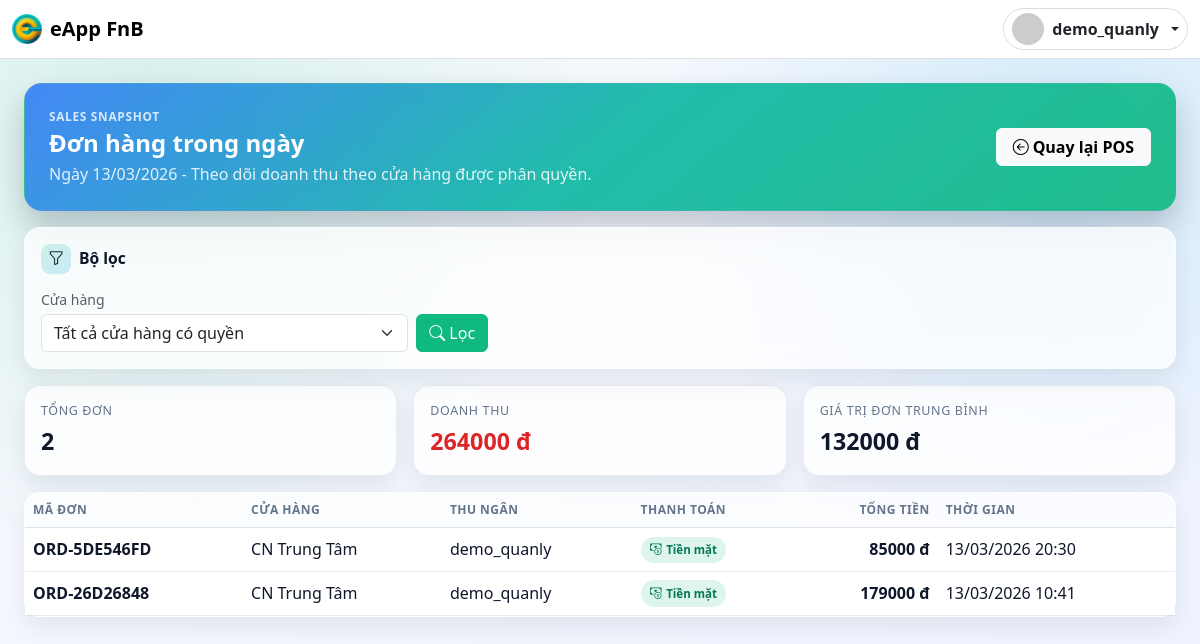
Page /orders/today/ (signed in) on the committed database.
### App_Accounts/models.py (models this page shows, shortened)
class User(AbstractUser):
    class Role(models.TextChoices):
        MANAGER = 'MANAGER', 'Manager'
        STAFF = 'STAFF', 'Staff'
    role = models.CharField(max_length=20, choices=Role.choices, default=Role.STAFF)
    tenant = models.ForeignKey(
        'App_Tenant.Tenant',
        on_delete=models.PROTECT,
        related_name='users',
        null=True,
        blank=True,
    )
    class Meta:
        constraints = [
            models.CheckConstraint(
                check=Q(role='STAFF') | Q(tenant__isnull=False),
                name='chk_manager_requires_tenant',
            ),
            models.UniqueConstraint(
                fields=['tenant'],
                condition=Q(role='MANAGER') & Q(tenant__isnull=False),
                name='uq_manager_per_tenant',
            ),
        ]
        indexes = [
            models.Index(fields=['tenant', 'role']),
        ]
    @property
    def is_manager(self):
        return self.role == self.Role.MANAGER

### App_Sales/models.py (models this page shows, shortened)
class Order(TimeStampedModel):
    class PaymentMethod(models.TextChoices):
        CASH = 'cash', 'Cash'
        CARD = 'card', 'Card/QR'
    class Status(models.TextChoices):
        COMPLETED = 'completed', 'Completed'
        CANCELLED = 'cancelled', 'Cancelled'
    tenant = models.ForeignKey('App_Tenant.Tenant', on_delete=models.PROTECT, related_name='orders')
    store = models.ForeignKey('App_Tenant.Store', on_delete=models.PROTECT, related_name='orders')
    cashier = models.ForeignKey(settings.AUTH_USER_MODEL, on_delete=models.PROTECT, related_name='orders')
    order_code = models.CharField(max_length=30, unique=True, editable=False)
    payment_method = models.CharField(max_length=20, choices=PaymentMethod.choices)
    status = models.CharField(max_length=20, choices=Status.choices, default=Status.COMPLETED)
    subtotal = models.DecimalField(max_digits=14, decimal_places=2)
    tax_rate = models.DecimalField(max_digits=5, decimal_places=4, default=0)
    tax_amount = models.DecimalField(max_digits=14, decimal_places=2)
    total_amount = models.DecimalField(max_digits=14, decimal_places=2)
    customer_paid = models.DecimalField(max_digits=14, decimal_places=2)
    change_amount = models.DecimalField(max_digits=14, decimal_places=2, default=0)
    class Meta:
        indexes = [
            models.Index(fields=['tenant', 'store', 'created_at']),
            models.Index(fields=['tenant', 'status', 'created_at']),
        ]
        ordering = ['-created_at']

### App_Tenant/models.py (models this page shows, shortened)
class Store(TimeStampedModel):
    tenant = models.ForeignKey(Tenant, on_delete=models.CASCADE, related_name='stores')
    name = models.CharField(max_length=150)
    slug = models.SlugField(max_length=120)
    address = models.CharField(max_length=255, blank=True)
    is_active = models.BooleanField(default=True)
    is_default = models.BooleanField(default=False)
    class Meta:
        ordering = ['tenant__name', 'name']
        constraints = [
            models.UniqueConstraint(fields=['tenant', 'slug'], name='uq_store_tenant_slug'),
            models.UniqueConstraint(
                fields=['tenant'],
                condition=Q(is_default=True),
                name='uq_default_store_per_tenant',
            ),
        ]
        indexes = [
            models.Index(fields=['tenant', 'is_active']),
        ]

### App_Sales/views.py (the view)
# urls.py: path('orders/today/', views.orders_today_page, name='orders_today'),
@login_required
@staff_or_manager_required
@require_GET
def orders_today_page(request):
    user = request.user
    stores_qs = get_user_accessible_stores(user)
    stores = list(stores_qs)
    today = timezone.localdate()
    tz = timezone.get_current_timezone()
    start_dt = timezone.make_aware(datetime.combine(today, time.min), tz)
    end_dt = timezone.make_aware(datetime.combine(today, time.max), tz)
    selected_store_id = (request.GET.get('store_id') or '').strip()
    orders = (
        Order.objects.filter(
            tenant=user.tenant,
            store__in=stores_qs,
            status=Order.Status.COMPLETED,
            created_at__gte=start_dt,
            created_at__lte=end_dt,
        )
        .select_related('store', 'cashier')
        .order_by('-created_at')
    )
    selected_store = None
    if selected_store_id.isdigit():
        selected_store = stores_qs.filter(id=int(selected_store_id)).first()
        if selected_store:
            orders = orders.filter(store=selected_store)
    total_orders = orders.count()
    total_revenue = orders.aggregate(total=Coalesce(Sum('total_amount'), Decimal('0')))['total'] or Decimal('0')
    avg_order = (total_revenue / total_orders) if total_orders else Decimal('0')
    return render(
        request,
        'App_Sales/orders_today.html',
        {
            'stores': stores,
            'selected_store_id': selected_store.id if selected_store else '',
            'today': today,
            'orders': orders,
            'total_orders': total_orders,
            'total_revenue': total_revenue,
            'avg_order': avg_order,
        },
    )

### App_Accounts/permissions.py (called while the page is built)
def role_required(roles):
    def decorator(view_func):
        @login_required
        @wraps(view_func)
        def _wrapped(request, *args, **kwargs):
            if request.user.role not in roles:
                raise PermissionDenied('Bạn không có quyền truy cập.')
            return view_func(request, *args, **kwargs)
        return _wrapped
    return decorator

### App_Core/context_processors.py (called while the page is built)
def core_context(request):
    return {
        'app_name': 'eApp FnB',
    }

### App_Tenant/services.py (called while the page is built)
def get_user_accessible_stores(user):
    if not user.is_authenticated or not user.tenant_id:
        return Store.objects.none()
    store_ids = UserStoreAccess.objects.filter(user=user).values_list('store_id', flat=True)
    return Store.objects.filter(id__in=store_ids, is_active=True).order_by('name')

### templates/App_Sales/orders_today.html (shortened to what this page needs)
{% extends 'App_Core/base.html' %}
{% block body_class %}orders-today-page{% endblock %}
{% block container_class %}container-fluid py-4 px-3 px-xl-4{% endblock %}
{% block content %}
<div class="orders-hero p-4 p-lg-4 mb-3">
    <div class="d-flex flex-column flex-lg-row justify-content-between align-items-lg-center gap-3">
        <div>
            <div class="kicker">Sales Snapshot</div>
            <h1 class="h4 fw-bold mb-1">Đơn hàng trong ngày</h1>
            <p class="sub">Ngày {{ today|date:'d/m/Y' }} - Theo dõi doanh thu theo cửa hàng được phân quyền.</p>
        </div>
        <div class="d-flex align-items-center gap-2">
            <a href="{% url 'App_Sales:pos' %}" class="btn btn-light fw-semibold px-3">
                <i class="bi bi-arrow-left-circle me-1"></i>Quay lại POS
            </a>
        </div>
    </div>
</div>
<div class="orders-glass p-3 mb-3">
    <h2 class="orders-title">
        <i class="bi bi-funnel"></i>
        Bộ lọc
    </h2>
    <form method="get" class="row g-2 align-items-end">
        <div class="col-12 col-md-4">
            <label class="form-label mb-1 small text-muted">Cửa hàng</label>
            <select class="form-select" name="store_id">
                <option value="">Tất cả cửa hàng có quyền</option>
            </select>
        </div>
        <div class="col-12 col-md-auto">
            <button class="btn btn-primary" type="submit">
                <i class="bi bi-search me-1"></i>Lọc
            </button>
        </div>
    </form>
</div>
<div class="row g-3 mb-3">
    <div class="col-12 col-md-4">
        <div class="orders-kpi-card p-3">
            <div class="label">Tổng đơn</div>
            <p class="value">{{ total_orders }}</p>
        </div>
    </div>
    <div class="col-12 col-md-4">
        <div class="orders-kpi-card p-3">
            <div class="label">Doanh thu</div>
            <p class="value revenue">{{ total_revenue|floatformat:0 }} đ</p>
        </div>
    </div>
    <div class="col-12 col-md-4">
        <div class="orders-kpi-card p-3">
            <div class="label">Giá trị đơn trung bình</div>
            <p class="value">{{ avg_order|floatformat:0 }} đ</p>
        </div>
    </div>
</div>
<div class="orders-glass orders-table-wrap">
    <div class="table-responsive">
        <table class="table align-middle mb-0">
            <thead>
                <tr>
                    <th>Mã đơn</th>
                    <th>Cửa hàng</th>
                    <th>Thu ngân</th>
                    <th>Thanh toán</th>
                    <th class="text-end">Tổng tiền</th>
                    <th>Thời gian</th>
                </tr>
            </thead>
            <tbody>
                {% for order in orders %}
                <tr>
                    <td class="fw-semibold">{{ order.order_code }}</td>
                    <td>{{ order.store.name }}</td>
                    <td>{{ order.cashier.username }}</td>
                    <td>
                        {% if order.payment_method == 'cash' %}
                        <span class="payment-pill cash"><i class="bi bi-cash-coin"></i>Tiền mặt</span>
                        {% else %}
                        <span class="payment-pill card"><i class="bi bi-credit-card-2-front"></i>Thẻ/QR</span>
                        {% endif %}
                    </td>
                    <td class="text-end fw-semibold">{{ order.total_amount|floatformat:0 }} đ</td>
                    <td>{{ order.created_at|date:'d/m/Y H:i' }}</td>
                </tr>
                {% empty %}
                <tr>
                    <td colspan="6" class="text-center text-muted py-4">Chưa có đơn hàng nào trong ngày.</td>
                </tr>
                {% endfor %}
            </tbody>
        </table>
    </div>
</div>
{% endblock %}

### templates/App_Core/base.html (shortened to what this page needs)
{% load static %}
<!DOCTYPE html>
<html lang="vi">
<head>
    <link href="https://cdn.jsdelivr.net/npm/bootstrap@5.3.2/dist/css/bootstrap.min.css" rel="stylesheet">
    <link rel="stylesheet" href="https://cdn.jsdelivr.net/npm/bootstrap-icons@1.11.1/font/bootstrap-icons.css">
</head>
<body class="bg-light {% block body_class %}{% endblock %}">
<nav class="navbar navbar-expand-lg bg-white border-bottom sticky-top">
    <div class="container-fluid">
        <a class="navbar-brand fw-bold d-flex align-items-center gap-2" href="{% if user.is_authenticated %}{% url 'App_Sales:pos' %}{% else %}{% url 'App_Accounts:login' %}{% endif %}">
            <img src="{% static 'images/logo/eapp.png' %}" alt="eApp FnB" style="height: 30px; width: 30px; object-fit: cover; border-radius: 6px;">
            <span>eApp FnB</span>
        </a>
        <div class="ms-auto d-flex align-items-center gap-2">
            <div class="dropdown">
                <button class="btn account-trigger dropdown-toggle d-flex align-items-center gap-2 px-2 py-1" type="button" data-bs-toggle="dropdown" aria-expanded="false">
                    {% if user.is_authenticated %}
                    <img src="https://ui-avatars.com/api/?name={{ user.username }}&background=0D8ABC&color=fff" class="rounded-circle" width="32" height="32" alt="Avatar">
                    <span class="fw-bold d-none d-lg-inline">{{ user.username }}</span>
                    {% else %}
                    <img src="https://ui-avatars.com/api/?name=Public&background=64748B&color=fff" class="rounded-circle" width="32" height="32" alt="Public">
                    <span class="fw-bold d-none d-lg-inline">Public</span>
                    {% endif %}
                </button>
            </div>
        </div>
    </div>
</nav>
<div class="{% block container_class %}container-fluid py-3{% endblock %}">
    {% block content %}{% endblock %}
</div>
<div id="toastContainer" class="toast-container position-fixed top-0 end-0 p-3" style="z-index:1081;"></div>
</body>
</html>

### templates/App_Core/base.html (style rules this page uses)
:root { --primary-color: #10b981; --primary-hover: #059669; }
.btn-primary { background-color: var(--primary-color) !important; border-color: var(--primary-color) !important; color: #fff !important; }
.account-trigger { border-radius: 999px; border: 1px solid rgba(148, 163, 184, 0.35); background: rgba(255, 255, 255, 0.85); }

### templates/App_Sales/orders_today.html (style rules this page uses)
.orders-today-page { background: radial-gradient(circle at 12% 14%, rgba(16, 185, 129, 0.14), transparent 36%), radial-gradient(circle at 88% 18%, rgba(14, 165, 233, 0.14), transparent 32%), linear-gradient(150deg, #f8fafc 0%, #eef2ff 100%); min-height: 100vh; }
.orders-hero { border-radius: 18px; border: 1px solid rgba(148, 163, 184, 0.2); background: linear-gradient(140deg, rgba(59, 130, 246, 0.95), rgba(20, 184, 166, 0.94), rgba(16, 185, 129, 0.92)); color: #ffffff; box-shadow: 0 16px 30px rgba(15, 23, 42, 0.22); }
.orders-hero .kicker { font-size: 0.74rem; text-transform: uppercase; letter-spacing: 0.06em; opacity: 0.8; margin-bottom: 0.2rem; font-weight: 700; }
.orders-hero .sub { color: rgba(255, 255, 255, 0.86); margin-bottom: 0; }
.orders-glass { border-radius: 16px; background: rgba(255, 255, 255, 0.74); backdrop-filter: blur(12px); border: 1px solid rgba(255, 255, 255, 0.7); box-shadow: 0 10px 24px rgba(15, 23, 42, 0.08); }
.orders-title { font-size: 0.98rem; font-weight: 800; color: #0f172a; display: inline-flex; gap: 0.5rem; align-items: center; margin-bottom: 0.85rem; }
.orders-title i { width: 30px; height: 30px; border-radius: 9px; display: inline-flex; align-items: center; justify-content: center; background: linear-gradient(140deg, rgba(16, 185, 129, 0.18), rgba(14, 165, 233, 0.2)); }
.orders-kpi-card { border-radius: 16px; border: 1px solid rgba(148, 163, 184, 0.2); background: rgba(255, 255, 255, 0.8); box-shadow: 0 10px 22px rgba(15, 23, 42, 0.08); height: 100%; }
.orders-kpi-card .label { font-size: 0.78rem; text-transform: uppercase; letter-spacing: 0.05em; color: #64748b; margin-bottom: 0.2rem; }
.orders-kpi-card .value { font-size: 1.45rem; font-weight: 800; color: #0f172a; margin-bottom: 0; }
.orders-kpi-card .value.revenue { color: #dc2626; }
.orders-table-wrap table thead th { text-transform: uppercase; letter-spacing: 0.04em; font-size: 0.75rem; color: #64748b; border-bottom-color: rgba(148, 163, 184, 0.3); background: transparent; }
.orders-table-wrap table tbody td { border-color: rgba(148, 163, 184, 0.2); color: #0f172a; }
.payment-pill { font-size: 0.72rem; font-weight: 700; border-radius: 999px; padding: 0.28rem 0.58rem; display: inline-flex; align-items: center; gap: 0.3rem; }
.payment-pill.cash { background: rgba(16, 185, 129, 0.14); color: #047857; }

### rows in the picture
User: username "demo_quanly"
Order: order_code "ORD-5DE546FD", store.name "CN Trung Tâm", cashier.username "demo_quanly", payment_method "cash" (drawn), total_amount "85000", created_at "13/03/2026 20:30"
Order: order_code "ORD-26D26848", store.name "CN Trung Tâm", cashier.username "demo_quanly", payment_method "cash" (drawn), total_amount "179000", created_at "13/03/2026 10:41"

### other values in the picture
{{ today|date:'d/m/Y' }} "13/03/2026"
{{ total_orders }} "2"
{{ total_revenue|floatformat:0 }} "264000"
{{ avg_order|floatformat:0 }} "132000"
